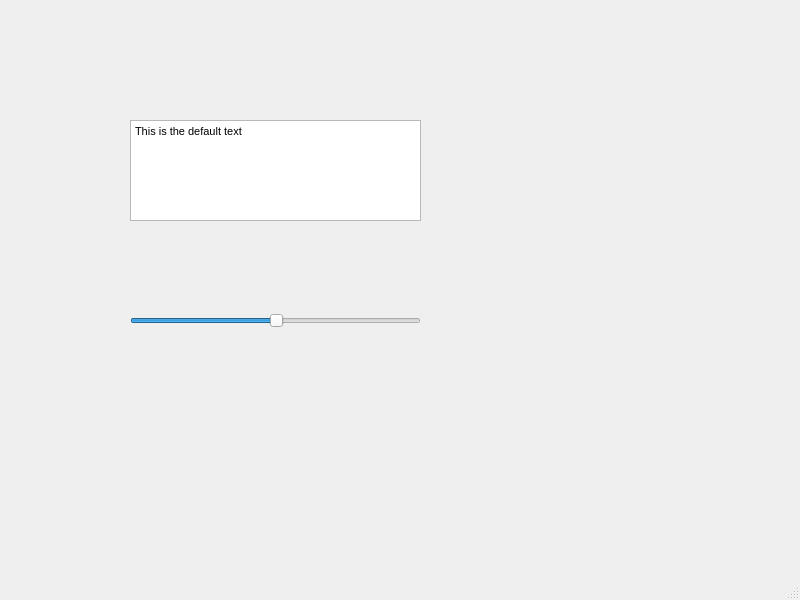
<?xml version="1.0" encoding="UTF-8"?>
<ui version="4.0">
 <class>MainWindow</class>
 <widget class="QMainWindow" name="MainWindow">
  <property name="geometry">
   <rect>
    <x>0</x>
    <y>0</y>
    <width>800</width>
    <height>600</height>
   </rect>
  </property>
  <property name="windowTitle">
   <string>MainWindow</string>
  </property>
  <widget class="QWidget" name="centralwidget">
   <widget class="QTextEdit" name="textEditOutput">
    <property name="geometry">
     <rect>
      <x>130</x>
      <y>120</y>
      <width>291</width>
      <height>101</height>
     </rect>
    </property>
    <property name="html">
     <string>&lt;!DOCTYPE HTML PUBLIC &quot;-//W3C//DTD HTML 4.0//EN&quot; &quot;http://www.w3.org/TR/REC-html40/strict.dtd&quot;&gt;
&lt;html&gt;&lt;head&gt;&lt;meta name=&quot;qrichtext&quot; content=&quot;1&quot; /&gt;&lt;style type=&quot;text/css&quot;&gt;
p, li { white-space: pre-wrap; }
&lt;/style&gt;&lt;/head&gt;&lt;body style=&quot; font-family:'MS Shell Dlg 2'; font-size:8.25pt; font-weight:400; font-style:normal;&quot;&gt;
&lt;p style=&quot; margin-top:0px; margin-bottom:0px; margin-left:0px; margin-right:0px; -qt-block-indent:0; text-indent:0px;&quot;&gt;This is the default text&lt;/p&gt;&lt;/body&gt;&lt;/html&gt;</string>
    </property>
   </widget>
   <widget class="QSlider" name="sliderCntrl1">
    <property name="geometry">
     <rect>
      <x>130</x>
      <y>310</y>
      <width>291</width>
      <height>22</height>
     </rect>
    </property>
    <property name="sliderPosition">
     <number>50</number>
    </property>
    <property name="orientation">
     <enum>Qt::Horizontal</enum>
    </property>
   </widget>
  </widget>
  <widget class="QMenuBar" name="menubar">
   <property name="geometry">
    <rect>
     <x>0</x>
     <y>0</y>
     <width>800</width>
     <height>21</height>
    </rect>
   </property>
  </widget>
  <widget class="QStatusBar" name="statusbar"/>
 </widget>
 <resources/>
 <connections/>
</ui>
